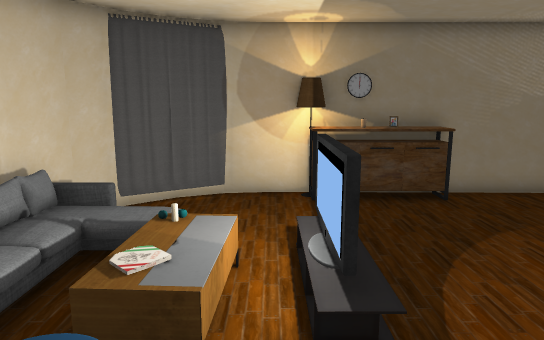
View 1 (above)

12 first-person views from a walk through a scene from a Unity 3-D project. The camera is 1.5 m above the floor, tilts 10° down and sees 70° across. The floor is counted in squares, 0.5 m on a side. Each view is taken from the middle of a square. On the plan, view 1 faces up. The plan holds only what a view shows up to about 20 squares ahead; the rest is blank. The player character is not drawn.

View 2
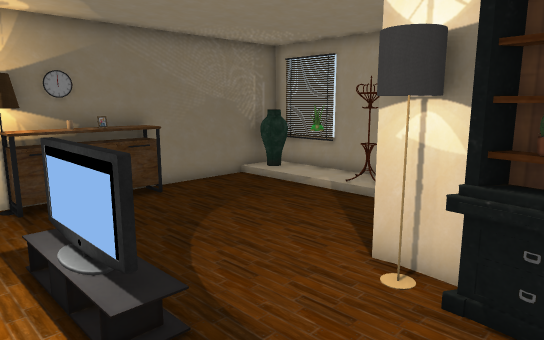

View 3
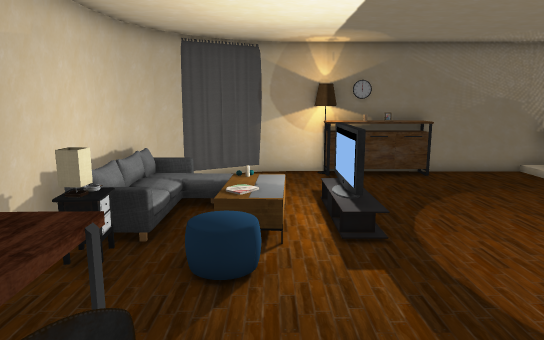

View 4
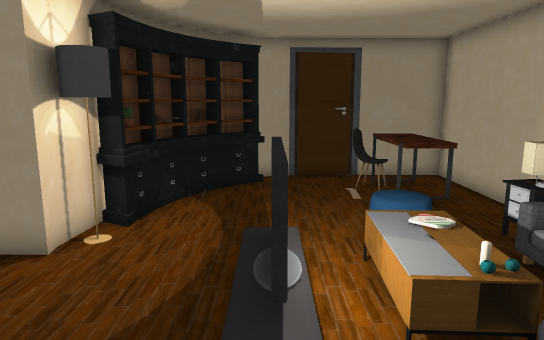

View 5
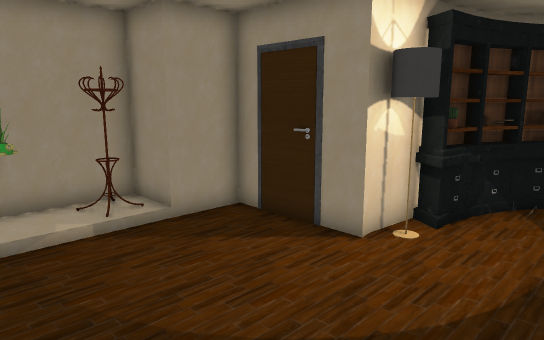

View 6
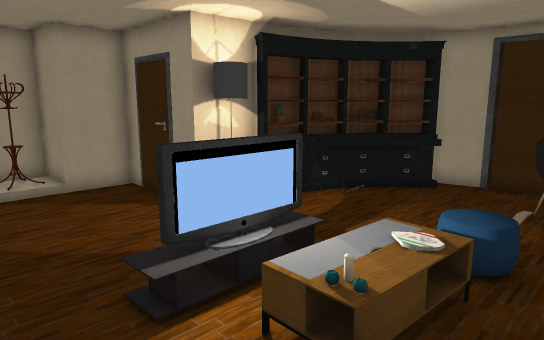

View 7
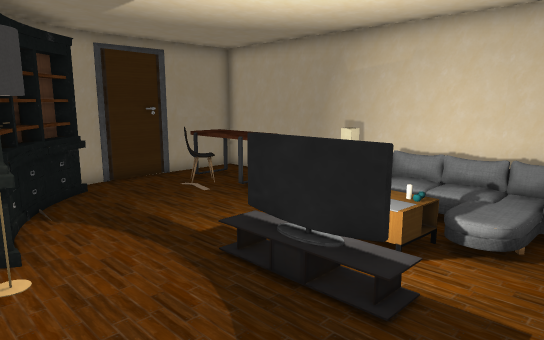

View 8
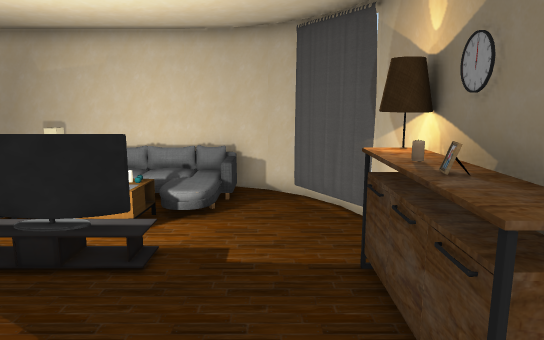

View 9
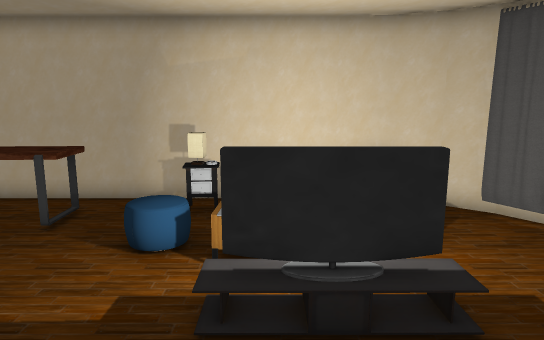

View 10
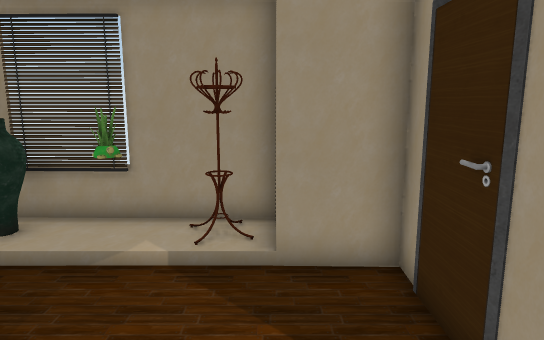

View 11
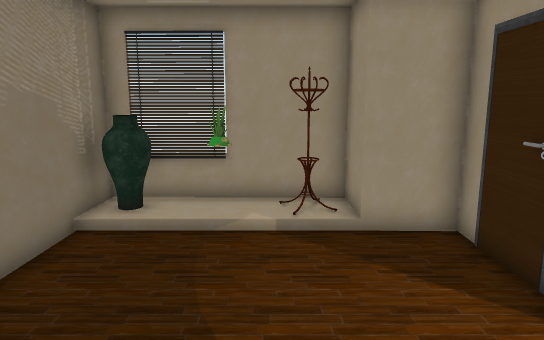

View 12
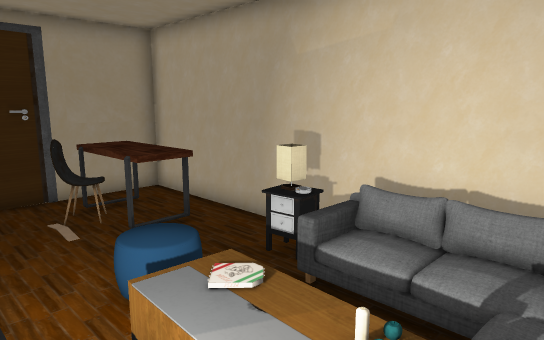

### Floor plan
Key: @ floor where view 1 was taken; # wall or solid block; . main floor; : floor 0.25 m higher than the main floor; + floor 0.5 m higher than the main floor; / step, stairs or slope; = window, fence, low wall or low ledge; L lamp; C clock; A candle; S sofa; E vase; T table; H chair; O other object.
Columns run from 6 left of view 1 to 12 right of it. Each row starts with its distance up from view 1.
 13     ###LOCOO#######
 12    OO .LLAOO ...EE#
 11  ##O............EE#
 10 ##............../O#
  9 #SS............./O#
  8 #S:: .........../##
  7 # // ..O........OO#
  6 # +.AO.O........###
  5 # +.OO.O........#
  4 #++ OO.O....#####
  3 #LL   ....LL#
  2 #...O.....###
  1 #.........=#
  0 #.TT..@...##
 -1 #.TT.....=##
 -2 #.TTH....##
 -3 #.TTH...###
 -4 #.   ..##
 -5 ########

Positions as (right, up) in squares from view 1, and headings:
1: (0, 0), facing up
2: (-1, 0), facing up-right
3: (-1, -4), facing up
4: (1, 11), facing down
5: (1, 11), facing down-right
6: (-4, 10), facing down-right
7: (6, 10), facing down-left
8: (8, 10), facing left
9: (6, 5), facing left
10: (3, 6), facing right
11: (1, 8), facing right
12: (1, 8), facing down-left
